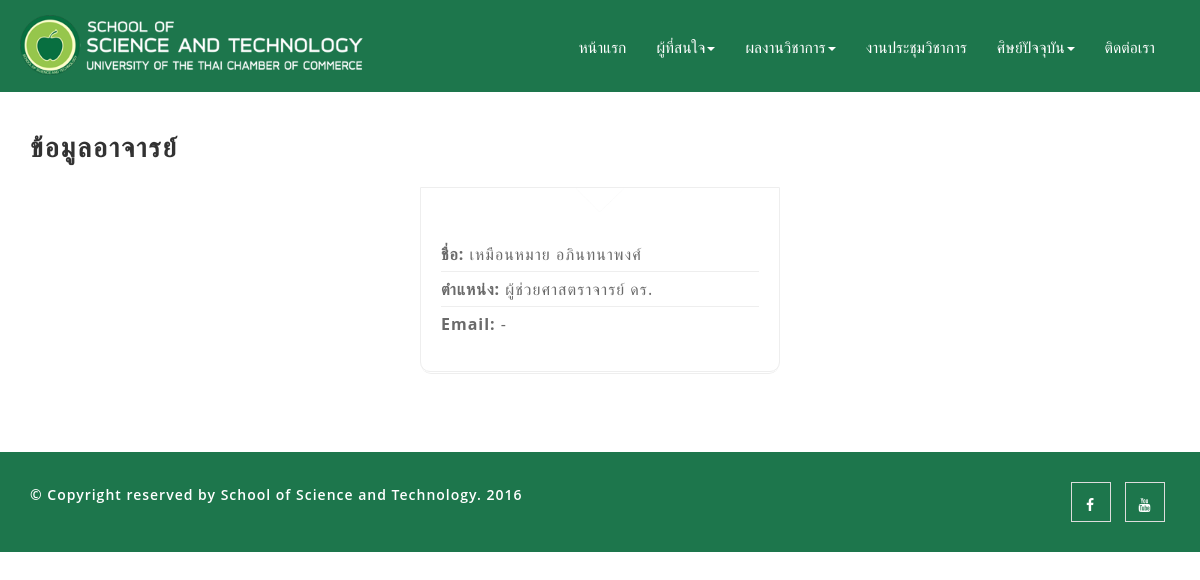
The page /?page=instructor&instructorID=8 on the database as committed earlier.
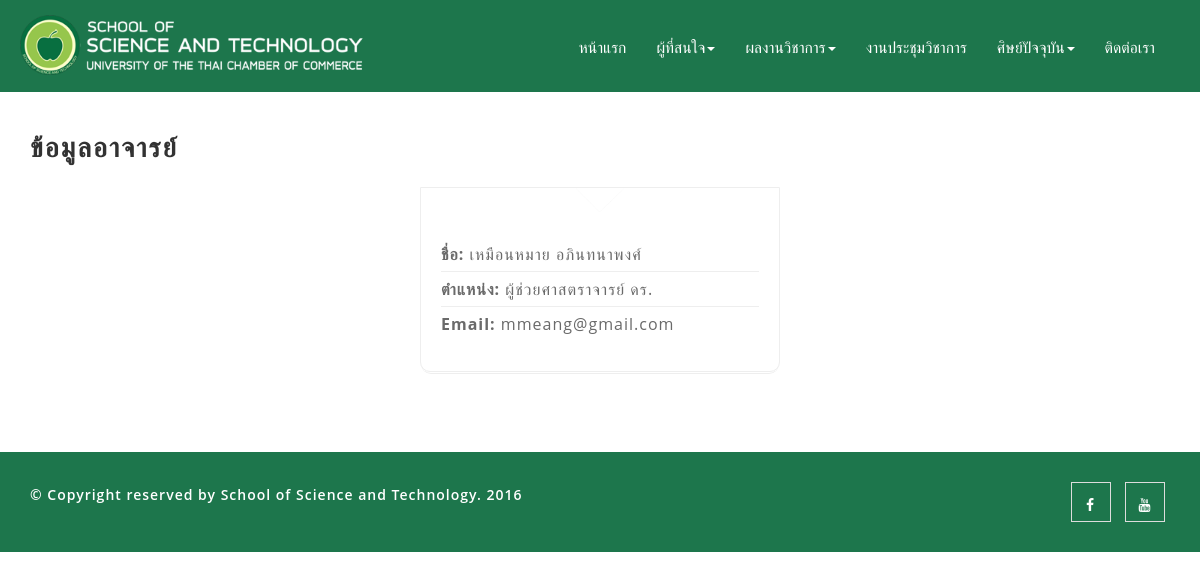
The same page on the database as committed later.
### tables this page shows
CREATE TABLE IF NOT EXISTS `instructor` (
  `instructorID` int(11) NOT NULL,
  `post` varchar(50) NOT NULL,
  `firstname` varchar(50) NOT NULL,
  `lastname` varchar(50) NOT NULL,
  `email` varchar(100) NOT NULL,
  `courseID` int(11) NOT NULL,
  `website` varchar(250) NOT NULL
);

### config.php (called while the page is built, shortened)
<?php
class Dbconfig {
    function __construct() {
        $this -> serverName = 'localhost';
        $this -> userName = 'science';
        $this -> passCode = 'pass';
        $this -> dbName = 'science';
    }
}
  $page = @$_REQUEST['page']!=""?$_REQUEST['page']:'index';
?>

### class/instructors.php (called while the page is built, shortened)
<?php
  class instructors extends Dbconfig {
    function Mysql()    {
      $dbPara = new Dbconfig();
      $this -> databaseName = $dbPara -> dbName;
      $this -> userName = $dbPara -> userName;
      $this -> passCode = $dbPara ->passCode;
    }
    function dbConnect()    {
        $this -> pdo = new PDO("mysql:dbname={$this -> databaseName};host={$this -> serverName};charset=utf8", $this -> userName, $this -> passCode);
        return $this -> pdo;
    }
    public function getInsInfo($id){
      $sth = $this -> pdo -> prepare("SELECT * FROM `instructor` RIGHT JOIN `course` ON `instructor`.`courseID` = `course`.`courseID` WHERE `instructor`.`instructorID` = '$id'");
      $sth -> execute();
      return $sth->fetch(PDO::FETCH_ASSOC);
    }
  }
?>

### pages/instructor.php (the view, shortened to what this page needs)
<?php
  require_once 'class/instructors.php';
  $ins = new instructors();
  if(!@$_GET['instructorID']) {
    ?><script>window.location.href="?page=instructors";</script><?php
  } else {
    $info = $ins->getInsInfo($_GET['instructorID']);
?>
<section>
  <div style="padding-top:120px;">
  </div>
</section>
    <section id="about" class="about-section section-padding">
      <div class="container">
        <h2 class="section-title wow fadeInUp">ข้อมูลอาจารย์</h2>
        <div class="row">
          <div class="col-md-4 col-md-push-4">
            <div class="biography">
              <div class="myphoto">
              </div>
              <ul>
                <li><strong>ชื่อ:</strong> <?php echo $info['firstname'].'  '.$info['lastname']; ?></li>
                <li><strong>ตำแหน่ง:</strong> <?php echo $info['post']; ?></li>
                <li><strong>Email:</strong> <?php echo $info['email']?$info['email']:'-'; ?></li>
              </ul>
            </div>
          </div>
          <div class="col-md-8">
          </div>
        </div>
      </div>
    </section>
<?php
  }
?>

### index.php (shortened to what this page needs)
<?php
  require_once "config.php";
?>
<!DOCTYPE html>
<html lang="en">
<head>
    <link href="css/bootstrap.min.css" rel="stylesheet">
    <link rel="stylesheet" href="css/owl.carousel.css">
    <link rel="stylesheet" href="css/owl.theme.css">
    <link rel="stylesheet" href="css/animate.css">
    <link rel="stylesheet" href="css/flexslider.css">
    <link href="css/theme.css" rel="stylesheet">
    <link rel="stylesheet" href="css/responsive.css">
    <link rel="stylesheet" href="css/font-awesome.min.css">
    <link rel="stylesheet" href="css/line-icons.min.css">
    <link rel="stylesheet" href="css/custom.css">
</head>
<body id="page-top" data-spy="scroll" data-target=".navbar-fixed-top">
    <nav class="navbar navbar-custom navbar-fixed-top">
        <div class="container">
            <div class="navbar-header">
                <a class="navbar-brand page-scroll" href="?page=index&ref=logo">
                  <img class="logo light" src="images/logo-d.png"/>
                </a>
            </div>
            <div class="collapse navbar-collapse navbar-right navbar-main-collapse">
                <ul class="nav navbar-nav">
                    <li<?php echo $page=='index'?' class="active"':'';?>><a href="?page=index">หน้าแรก</a></li>
                    <li<?php echo $page=='index2'?' class="active"':'';?>>
                      <a class="dropdown-toggle" data-toggle="dropdown" href="javascript:void();">ผู้ที่สนใจ<span class="caret"></span></a>
                    </li>
                    <li<?php echo $page=='index2'?' class="active"':'';?>>
                      <a class="dropdown-toggle" data-toggle="dropdown" href="javascript:void();">ผลงานวิชาการ<span class="caret"></span></a>
                    </li>
                    <li<?php echo $page=='index2'?' class="active"':'';?>>
                      <a href="javascript:void();">งานประชุมวิชาการ</a>
                  </li>
                    <li<?php echo $page=='index2'?' class="active"':'';?>>
                      <a class="dropdown-toggle" data-toggle="dropdown" href="javascript:void();">ศิษย์ปัจจุบัน<span class="caret"></span></a>
                    </li>
                    <li<?php echo $page=='contactus'?' class="active"':'';?>><a href="?page=contactus">ติดต่อเรา</a></li>
                </ul>
            </div>
        </div>
    </nav>
    <?php
      require_once $filePage;
    ?>
    <footer id="section-footer">
        <div class="container">
            <div class="row">
                <div class="col-md-6">
                    <div class="text-left copy">
                        <p>&copy; Copyright reserved by School of Science and Technology. 2016</p>
                    </div>
                </div>
                <div class="col-md-6">
                    <div class="text-right footer-socail">
                        <ul class="list-inline">
                            <li><a href="https://www.facebook.com/utccSciTech/"><i class="fa fa-facebook"></i></a></li>
                            <li><a href="http://www.youtube.com/sctutcc"><i class="fa fa-youtube"></i></a></li>
                        </ul>
                    </div>
                </div>
            </div>
        </div>
    </footer>
</body>
</html>

### css/theme.css (style rules this page uses)
body { width: 100%; height: 100%; line-height: 24px; color: #6a6a6a; font-size: 13px; font-family: 'Open Sans', sans-serif; font-weight: normal; letter-spacing: 1px; }
html { width: 100%; height: 100%; }
a, a:focus, a:active, a:link, img { outline: none; }
a { color:#555; -webkit-transition: color .2s ease; -moz-transition: color .2s ease; -ms-transition: color .2s ease; -o-transition: color .2s ease; transition: color .2s ease; }
a { cursor: pointer; text-decoration: none; color: #323232; transition: all 0.25s ease 0s; -moz-transition: all 0.25s ease 0s; -webkit-transition: all 0.25s ease 0s; -o-transition: all 0.25s ease 0s; }
a:link, a:visited { text-decoration: none; }
p { line-height: 26px; font-size: 14px; font-weight: 400; margin: 0px 0 10px 0; color: #888; letter-spacing: 1px; }
img { height: auto; max-width: 100%; border: none; outline: none; transition: all 0.2s ease 0s; -moz-transition: all 0.2s ease 0s; -webkit-transition: all 0.2s ease 0s; -o-transition: all 0.2s ease 0s; }
ul,li { list-style-type: none; margin: 0px; padding: 0px; }
h1, h2, h3, h4, h5, h6 { color: #323232; text-transform: uppercase; font-family: 'Raleway', sans-serif; font-weight: 600; margin-top: 0px; margin-bottom: 10px; }
h2 { font-size: 27px; letter-spacing: 2px; line-height: 37px; margin-bottom: 20px; padding-top: 10px; }
.section-padding { padding-bottom: 80px; }
.navbar-custom { margin-bottom: 0; border-bottom: 1px solid rgba(255,255,255,.3); text-transform: uppercase; font-family: Montserrat,"Helvetica Neue",Helvetica,Arial,sans-serif; background-color: #000; }
.navbar-custom .navbar-brand { font-weight: 700; }
.navbar-custom a { color: #fff; }
.navbar-custom .nav li a { -webkit-transition: background .3s ease-in-out; -moz-transition: background .3s ease-in-out; transition: background .3s ease-in-out; }
@media (min-width:768px) { .navbar-custom { padding: 20px 0; border-bottom: 0; letter-spacing: 1px; background: 0 0; -webkit-transition: background .5s ease-in-out,padding .5s ease-in-out; -moz-transition: background .5s ease-in-out,padding .5s ease-in-out; transition: background .5s ease-in-out,padding .5s ease-in-out; } }
#section-footer { padding: 30px 0px; background: #232323; }
#section-footer p { color: #fff; }
.footer-socail li a { display: inline-block; text-align: center; width: 40px; height: 40px; color: #ddd; border: 1px solid#444; }
.footer-socail li a i { padding-top: 15px; font-size: 14px; }
.copy p { font-weight: 600; }

### css/responsive.css (style rules this page uses)
@media (min-width : 992px) { .navbar-custom .navbar-nav > li > a { padding: 16px 15px; letter-spacing: 0px; font-size: 12px; } }

### css/custom.css (style rules this page uses)
.navbar-custom { background-color: rgba(5,104,57,.9) !important; }
.navbar-nav > li > a { font-size: 1.3em; }
a.navbar-brand { padding: 5px; }
img.logo { max-width:100%; max-height: 100%; }
.biography { border-bottom-left-radius: 10px; border-bottom-right-radius: 10px; border:1px solid #EEEEEE; position: relative; }
.biography::after { content: ""; border-bottom: 1px solid #EEEEEE; position: absolute; bottom: -3px; width: 100%; border-radius: 10px; height: 20px; }
.myphoto { position: relative; background: url(../images/photo-frame.png) bottom center no-repeat; background-size: contain; }
.biography ul { padding:25px 20px 30px; }
.biography ul li { padding:5px 0; font-size: 16px; border-bottom:1px solid #EEEEEE; }
.biography ul li:last-child { border-bottom:0; }
@media (min-width : 768px) { img.logo.light { display: block !important; } }
@media (min-width : 768px) { nav.navbar a.navbar-brand { margin: -10px 0px; height: 70px; } }
@media (min-width : 768px) { .navbar-custom .nav li a { font-size: 1.2em !important; } }
#section-footer { background-color: rgba(5,104,57,.9) !important; }
.footer-socail li a { border: 1px solid #ddd; color: #fff; }

Rows that differ between the two databases and show on the page:
changed instructor "เหมือนหมาย": email (not shown) → "mmeang@gmail.com"
